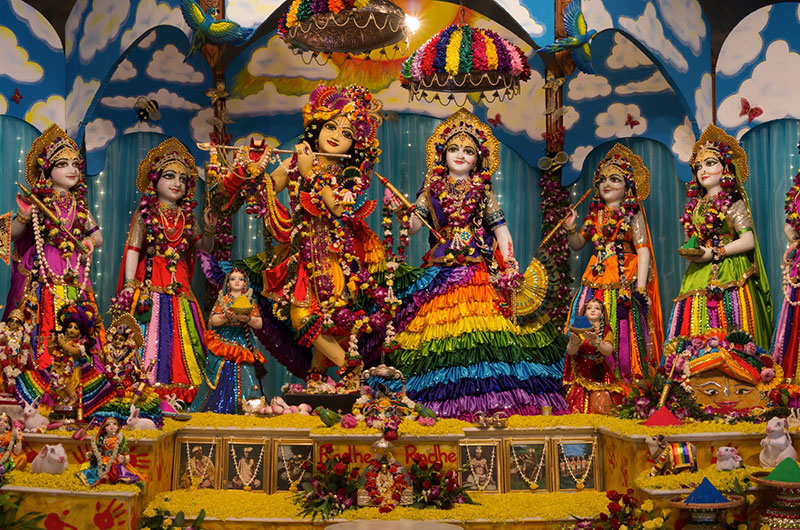
#> input picture krishna.png, 800 x 530 px
$ python main.py
#> lines starting #> are read from the running program, lines starting #| are printed output that depends on the picture
from PIL import Image
import os
imageName = 'krishna.png'
if os.path.exists(imageName):
    img = Image.open('krishna.png')
#> img is the input picture: PIL image 800x530 RGB; mean R, G, B 111.1, 80.9, 55
    cropped_img = img.crop((100, 150, 300, 450))
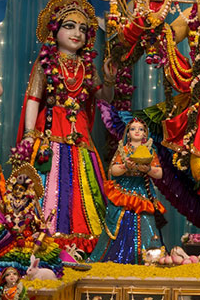
#> cropped_img: PIL image 200x300 RGB; mean R, G, B 107.6, 70.1, 47.7
    cropped_img.save('cropped_img.jpg')
    image = Image.open('cropped_img.jpg')
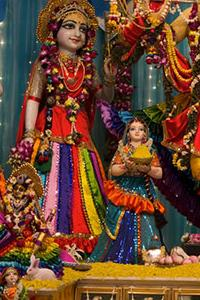
#> image: PIL image 200x300 RGB; mean R, G, B 107.6, 70.2, 48.8
    image.show()
    print('Teh size of teh cropped image is : {}'.format(image.size))
#| Teh size of teh cropped image is : (200, 300)
else:
    # Print error message
    print('Image file does not exist.')
